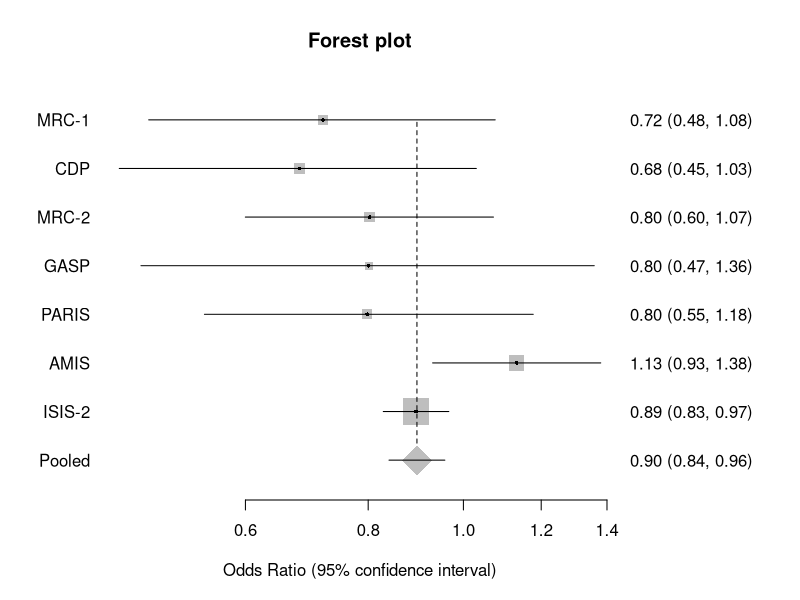

R code for this plot:
# Forest (Cochrane) plot: the StatsDirect help illustration (the odds ratio of death
# after heart attack in each of the seven trials of aspirin given by Fleiss (1993),
# with its 95% confidence limits and the size of the trial, and a pooled odds ratio
# for all seven; the test workbook's Graphics worksheet columns Odds Ratio, LCI, UCI,
# Number, Pool and Study) in R
study <- c("MRC-1", "CDP", "MRC-2", "GASP", "PARIS", "AMIS", "ISIS-2", "Pooled")
or <- c(0.719714, 0.68076, 0.80287, 0.800739, 0.798143, 1.132736, 0.894969, 0.896824)
lower <- c(0.47831, 0.446423, 0.599864, 0.46972, 0.545041, 0.930385, 0.828783,
           0.839992)
upper <- c(1.077371, 1.030758, 1.072965, 1.358784, 1.177753, 1.37967, 0.966411,
           0.957475)
number <- c(1239, 1529, 1682, 626, 1216, 4524, 17187, 28003)
pool <- c(0, 0, 0, 0, 0, 0, 0, -1)     # 0 an individual study, -1 the overall pool
k <- length(or)

# Limits entered the wrong way round are swapped, as StatsDirect swaps them
lo <- pmin(lower, upper)
hi <- pmax(lower, upper)
lower <- lo
upper <- hi

# The labels StatsDirect writes to the right of each row: the estimate and its limits
# to 2 decimal places (3 or 4 when the smallest value is below 0.01 or 0.001)
label <- sprintf("%.2f (%.2f, %.2f)", or, lower, upper)
cat(paste(study, label), sep = "\n")

# Base R has no forest plot function, so the chart is drawn from its parts. The rows
# follow the order of the columns from the top down; the axis is logarithmic because
# the summary statistic is a ratio (StatsDirect chooses a log scale when the column's
# title contains "ratio", and a linear scale otherwise).
y <- rev(seq_len(k))
op <- par(mar = c(5, 5, 4, 9))
plot(or, y, type = "n", log = "x", xlim = range(lower, upper), ylim = c(0.5, k + 0.5),
     yaxt = "n", ylab = "", xlab = "Odds Ratio (95% confidence interval)",
     main = "Forest plot", bty = "n")
mtext(study, side = 2, at = y, las = 1, line = 0.5)
mtext(label, side = 4, at = y, las = 1, line = 0.5)

# Each study: a grey square whose side is proportional to the square root of its
# weight relative to the heaviest study (plus a small minimum), the confidence
# interval as a line through it, and a dot at the estimate
s <- pool == 0
w <- number[s] / max(number[s])
points(or[s], y[s], pch = 15, col = "grey", cex = 0.5 + 3 * sqrt(w))
segments(lower[s], y[s], upper[s], y[s])
points(or[s], y[s], pch = 16, cex = 0.5)

# The pooled estimate: a grey diamond with its confidence interval as a line through
# it and, for the overall pool (indicator below 0), a dashed line rising from the top
# of the diamond to the first row. StatsDirect draws no line of no effect unless one
# is set as a marker line in the chart options; abline(v = 1) would add it.
p <- pool != 0
points(or[p], y[p], pch = 18, col = "grey", cex = 4)
segments(lower[p], y[p], upper[p], y[p])
segments(or[pool < 0], y[pool < 0] + 0.35, or[pool < 0], k, lty = 2)
par(op)
